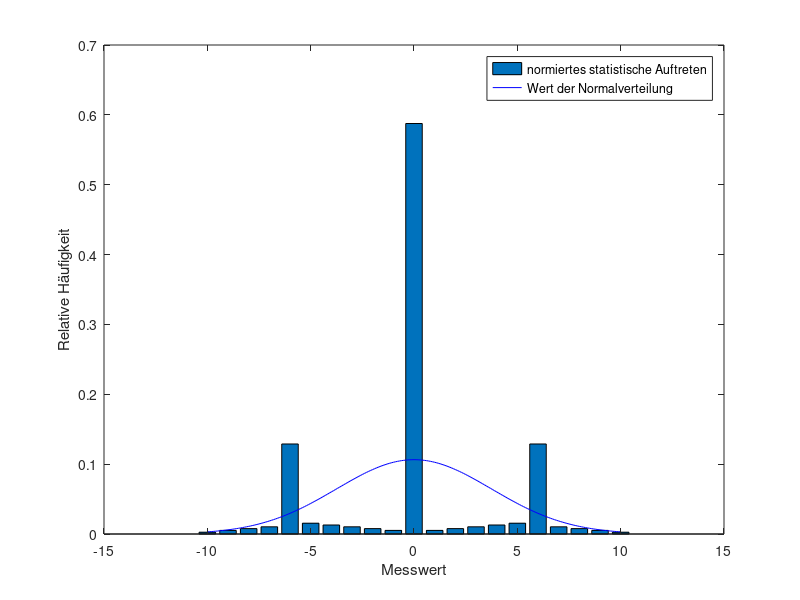

Recreate this plot in MATLAB.
function [X,Y] = aufgabe8()
X = [-10, -9, -8, -7, -6, -5, -4, -3, -2, -1,0,1,2,3,4,5,6,7,8,9,10];
Y = [1,2,3,4,50,6,5,4,3,2,228,2,3,4,5,6,50,4,3,2,1];

nY = Y/388;
h = figure;
bar(X, nY)
hold on;

xlabel('Messwert');
ylabel('Relative Häufigkeit');

gX = -10:0.1:10;
mu = 0;
sig = 3.75;

pdfN = normpdf(gX,mu,sig);
plot(gX, pdfN, 'b')
legend('normiertes statistische Auftreten', 'Wert der Normalverteilung');
print(h, '-dpng','testbild.png');
end
